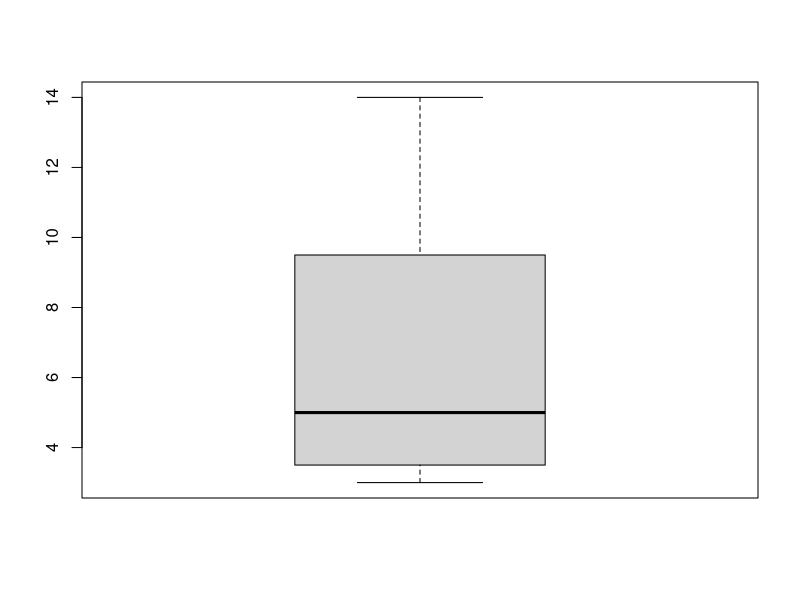
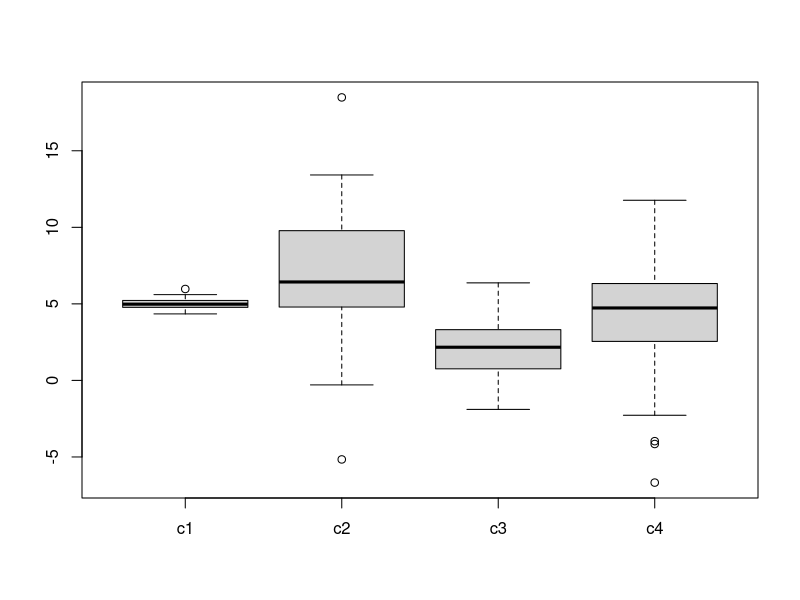

R code for these plots, in order:
X11()

#           |     |    |
v <- c(3, 3, 4, 5, 5, 8, 11, 14)

boxplot(v)


z <- locator(1) # wait for mouse click or enter pressed

d <- data.frame (
  c1 = rnorm (100, mean =  5, sd = 0.3),
  c2 = rnorm (100, mean =  7, sd = 4.0),
  c3 = rnorm (100, mean =  2, sd = 2.0),
  c4 = rnorm (100, mean =  4, sd = 3.0)
)


boxplot(d)

z <- locator(1) # wait for mouse click or enter pressed
